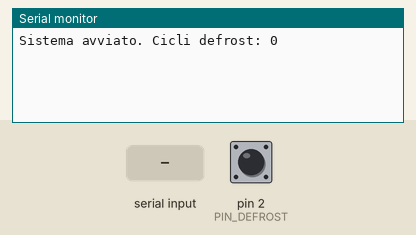
This sketch was run on a simulated Arduino Mega 2560, built with avr-gcc and run on an emulated ATmega2560. On the bench: the last lines printed to the serial monitor. The inputs (shaded band) are chosen by the test bench; at power-on: pin 2 (PIN_DEFROST) HIGH. The local clock reads 2024-03-15 10:24:30 at power-on unless the sketch sets it; storage starts empty; EEPROM starts erased.

Above: at 1.2 s.
1.3 s: pin 2 (PIN_DEFROST) pulled LOW for 0.15 s
At 3.9 s:
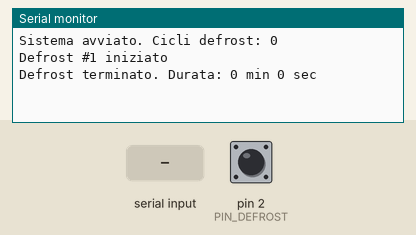
4.4 s: "Y\n" received over Serial
At 5.6 s:
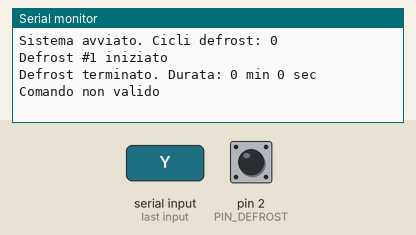
5.9 s: "H\n" received over the second serial link
At 7.1 s:
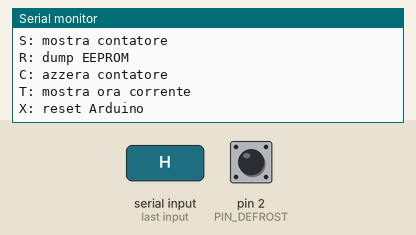
7.4 s: "R\n" received over Serial
At 8.6 s:
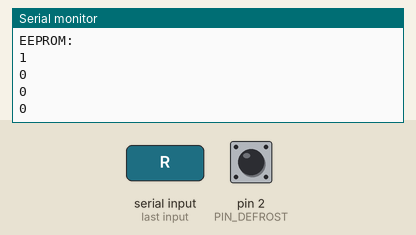
8.9 s: "C\n" received over the second serial link
At 9.2 s:
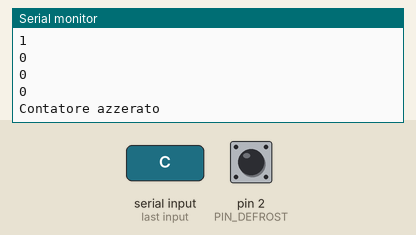
10.4 s: "X\n" received over Serial
At 11.5 s:
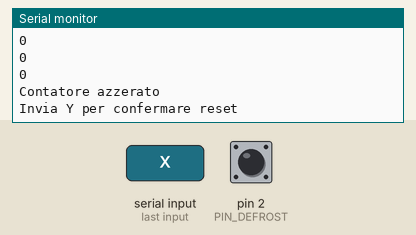

Measured:
- after the input at 1.3 s, the serial monitor: prints a new line after 2.0 s (image 1)
- after the input at 4.4 s, the serial monitor: prints a new line at once (image 2)
- after the input at 5.9 s, the serial monitor: prints a new line at once (image 3)
- after the input at 7.4 s, the serial monitor: prints a new line at once (image 4)
- after the input at 8.9 s, the serial monitor: prints a new line at once (image 5)
- after the input at 10.4 s, the serial monitor: prints a new line at once (image 6)

The sketch:

Datalogger_senza_app_winform.ino
```cpp
#include "RTClib.h"
#include <SD.h>
#include <EEPROM.h>
#include <SPI.h>  // necessaria per SD

// Pin e indirizzi
#define PIN_DEFROST 2
#define SD_CS 10
#define EEPROM_ADDR_CICLI 0

RTC_DS1307 rtc;           // Oggetto RTC
uint32_t cicloDefrost = 0; // Contatore cicli
bool resetPending = false;  // Flag reset

// ================= FUNZIONI DI SUPPORTO =================

// Invia messaggio su entrambe le seriali
void reply(const String &msg) {
  Serial.println(msg);
  Serial1.println(msg);
}

// Reset software compatibile R4 Minima (ARM Cortex-M0+)
void resetArduino() {
#if defined(ARDUINO_ARCH_RENESAS)
  NVIC_SystemReset(); // corretto per R4 Minima
#else
  void (*resetFunc)(void) = 0;
  resetFunc();
#endif
}

// ================= SETUP =================

void setup() {
  Serial.begin(9600);
  Serial1.begin(9600);

  pinMode(PIN_DEFROST, INPUT_PULLUP);

  // Inizializza RTC
  if (!rtc.begin()) {
    Serial.println("Errore: RTC non trovato");
    while (1);
  }
  if (!rtc.isrunning()) {
    rtc.adjust(DateTime(F(__DATE__), F(__TIME__)));
  }

  // Inizializza SD
  if (!SD.begin(SD_CS)) {
    Serial.println("Errore inizializzazione SD");
    while (1);
  }

  // Leggi contatore cicli da EEPROM
  EEPROM.get(EEPROM_ADDR_CICLI, cicloDefrost);
  if (cicloDefrost == 0xFFFFFFFF) cicloDefrost = 0;

  reply("Sistema avviato. Cicli defrost: " + String(cicloDefrost));
}

// ================= LOOP =================

void loop() {
  gestisciComandi();    // Gestione comandi seriali
  gestisciDefrost();    // Controllo defrost
}

// ================= GESTIONE DEFROST =================

void gestisciDefrost() {
  if (digitalRead(PIN_DEFROST) == LOW) {
    // Attesa antirimbalzo
    delay(2000);

    // Inizio ciclo defrost
    DateTime inizio = rtc.now();
    cicloDefrost++;

    File f = SD.open("log.txt", FILE_WRITE);
    if (f) {
      f.print("Ciclo #");
      f.println(cicloDefrost);
      f.print("Inizio: ");
      f.println(inizio.timestamp(DateTime::TIMESTAMP_FULL));
      f.close();
    }

    reply("Defrost #" + String(cicloDefrost) + " iniziato");

    // Attesa fine defrost (pulsante rilasciato)
    while (digitalRead(PIN_DEFROST) == LOW) delay(100);

    DateTime fine = rtc.now();
    uint32_t durata = fine.unixtime() - inizio.unixtime();
    uint32_t min = durata / 60;
    uint32_t sec = durata % 60;

    f = SD.open("log.txt", FILE_WRITE);
    if (f) {
      f.print("Fine: ");
      f.println(fine.timestamp(DateTime::TIMESTAMP_FULL));
      f.print("Durata: ");
      f.print(min);
      f.print(" min ");
      f.print(sec);
      f.println(" sec");
      f.println("----------------------");
      f.close();
    }

    EEPROM.put(EEPROM_ADDR_CICLI, cicloDefrost);
    reply("Defrost terminato. Durata: " + String(min) + " min " + String(sec) + " sec");
  }
}

// ================= GESTIONE COMANDI SERIALI =================

void gestisciComandi() {
  String cmd = "";

  if (Serial.available()) cmd = Serial.readStringUntil('\n');
  else if (Serial1.available()) cmd = Serial1.readStringUntil('\n');
  else return;

  cmd.trim();
  cmd.toUpperCase();

  if (resetPending) {
    if (cmd == "Y") {
      reply("Reset in corso...");
      delay(100);
      resetArduino();
    } else {
      reply("Reset annullato");
      resetPending = false;
    }
    return;
  }

  // ===== COMANDI =====
  if (cmd == "H") {
    reply("=== COMANDI ===");
    reply("H: help");
    reply("L: leggi log SD");
    reply("D: cancella log SD");
    reply("S: mostra contatore");
    reply("R: dump EEPROM");
    reply("C: azzera contatore");
    reply("T: mostra ora corrente");
    reply("X: reset Arduino");
  }
  else if (cmd == "R") {
    reply("EEPROM:");
    for (int i = 0; i < 4; i++) {
      reply(String(EEPROM.read(i), HEX));
    }
  }
  else if (cmd == "C") {
    cicloDefrost = 0;
    EEPROM.put(EEPROM_ADDR_CICLI, cicloDefrost);
    reply("Contatore azzerato");
  }
  else if (cmd == "X") {
    reply("Invia Y per confermare reset");
    resetPending = true;
  }
  else if (cmd == "S") {
    reply("Contatore cicli: " + String(cicloDefrost));
  }
  else if (cmd == "L") {
    File f = SD.open("log.txt");
    if (f) {
      while (f.available()) {
        char c = f.read();
        Serial.write(c);
        Serial1.write(c);
      }
      f.close();
    } else {
      reply("File log.txt non presente");
    }
  }
  else if (cmd == "D") {
    if (SD.exists("log.txt")) {
      SD.remove("log.txt");
      reply("log.txt cancellato");
    } else {
      reply("Nessun log presente");
    }
  }
  else if (cmd == "T") {
    DateTime now = rtc.now();
    reply("Ora corrente: " + String(now.day()) + "/" + String(now.month()) + "/" + String(now.year()) +
          " " + String(now.hour()) + ":" + String(now.minute()) + ":" + String(now.second()));
  }
  else {
    reply("Comando non valido");
  }
}
```
